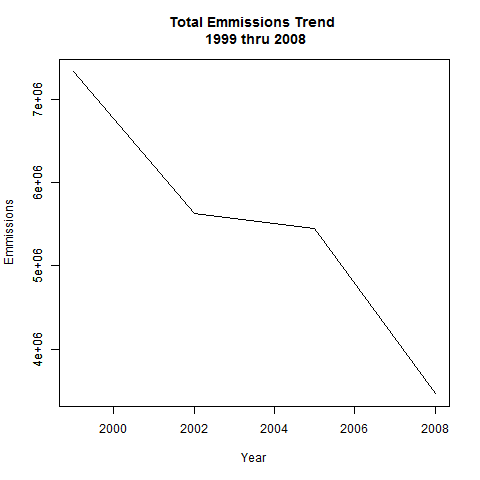

The R source for this figure:
## get data
source("getData.R")

## Plot1
## Have total emissions from PM2.5 decreased in the United States from 1999 to 2008? 
## Using the base plotting system, make a plot showing the total PM2.5 emission from all sources
## for each of the years 1999, 2002, 2005, and 2008.

## summarize data from NEI by year
y<- ddply(NEI, c("year"), summarize, Emissions=sum(Emissions))
 
png(filename = "plot1.png", width = 480, height = 480, units = "px", bg = "transparent")
plot(y$year, y$Emissions, type='l', xlab="Year", ylab="Emmissions", main="Total Emmissions Trend \n 1999 thru 2008")
axis(side=1, at=1:3)
axis(side=2)
box()
dev.off()

